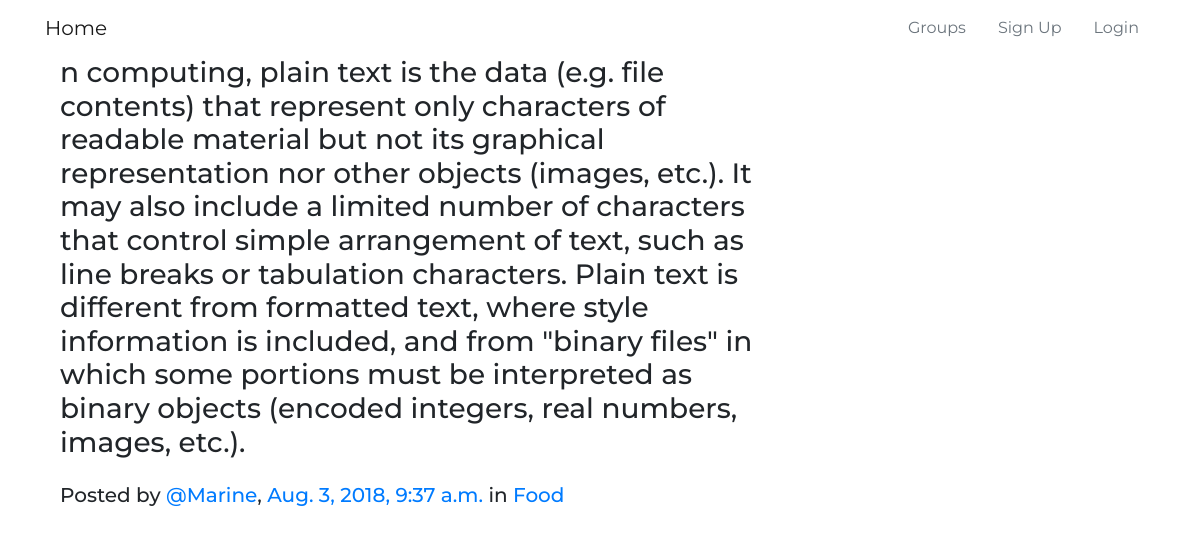
The app's page /posts/by/Marine/2/ with its own data.
### posts/models.py (models this page shows, shortened)
class Post(models.Model):
    user = models.ForeignKey(User, on_delete=models.CASCADE, related_name='posts')
    created_at = models.DateTimeField(default=timezone.now)
    message = models.TextField(default='')
    message_html = models.TextField(editable=False, default='')
    group = models.ForeignKey(Group, on_delete=models.CASCADE, related_name='posts', blank=True, null=True)
    class Meta:
        ordering = ["-created_at"]
        unique_together = ['user', 'message']

### groups/models.py (models this page shows, shortened)
class Group(models.Model):
    name = models.CharField(max_length=250, unique=True)
    slug = models.SlugField(allow_unicode=True, unique=True)
    description = models.TextField(blank=True, default='', max_length=3000)
    description_html = models.TextField(editable=False, blank=True, default='')
    members = models.ManyToManyField(User, through='GroupMember')
    class Meta:
        ordering = ['name']
        verbose_name_plural = 'Groups'

### posts/views.py (the view)
# urls.py: path('by/<username>/<int:pk>/', views.PostDetail.as_view(), name='single'),
class PostDetail(SelectRelatedMixin, generic.DetailView):
    model = models.Post
    select_related = ('user', 'group')
    def get_queryset(self):
        queryset = super().get_queryset()
        return queryset.filter(user__username__iexact = self.kwargs.get('username'))

### posts/templates/posts/post_detail.html
{% extends "posts/post_base.html" %}
{% block post_content %}
<div class="col-md-8">
  {% include "posts/_post.html" %}
</div>
{% endblock post_content %}

### posts/templates/posts/_post.html (shortened to what this page needs)
<div class="post media">
	<h3>{{ post.message_html|safe }}</h3>
</div>
	<div class="">
		<h5 class="media-heading">
			<span class="username">Posted by <a href="{% url 'posts:for_user' username=post.user.username %}">@{{ post.user.username }}</a>, </span>
			<time class="time"><a href="{% url 'posts:single' username=post.user.username pk=post.pk %}">{{ post.created_at }}</a></time>
			{% if post.group %}
			<span class="group-name">in <a href="#">{{ post.group.name }}</a></span>
			{% endif %}
		</h5>
    </div>

### static/css/master.css (style rules this page uses)
body { font-family: 'Montserrat', sans-serif; background: white; }

### records on screen
Post: message_html "n computing, plain text is the data (e.g. file contents) that represent only characters of readable material but not its graphical representation nor other objects (images, etc.). It may also include a limited number of characters that control simple arrangement of text, such as line breaks or tabulation characters. Plain text is different from formatted text, where style information is included, and from \"binary files\" in which some portions must be interpreted as binary objects (encoded integers, real numbers, images, etc.).", user.username "Marine", created_at "Aug. 3, 2018, 9:37 a.m.", group.name "Food"
